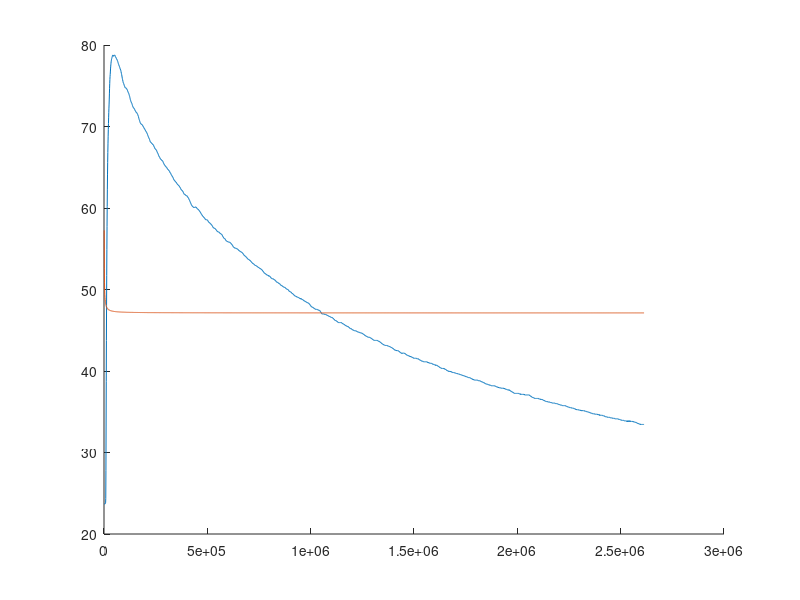

Write the MATLAB code that produced this figure.
data = importdata('data.txt');

time = data(1:2:length(data)); % the time
temp = data(2:2:length(data)); % the temperature

hold on
plot(time,temp);

%%
%testing with polynomials
A = [ones(length(time),1) time time.^2];

cond(A) % a great value -> not good -> small disturbance -> big differences.

%%
B = [ones(length(time),1) 1./time];

cond(B)  % smaller than before -> better but not perfect.

%%
C = [ones(length(time),1) 1./time 1./(time.^2)];

cond(C)  % worse.

%%

D = [1./time]; 

cond(D)  % Am I wrong? it's 1. that's good in constrast to the previous results.

coeff = D\temp;

%plot(time,coeff(1)./time); % not good, let us use B.

coeff = B\temp;
plot(time,coeff(1)+coeff(2)./time);
